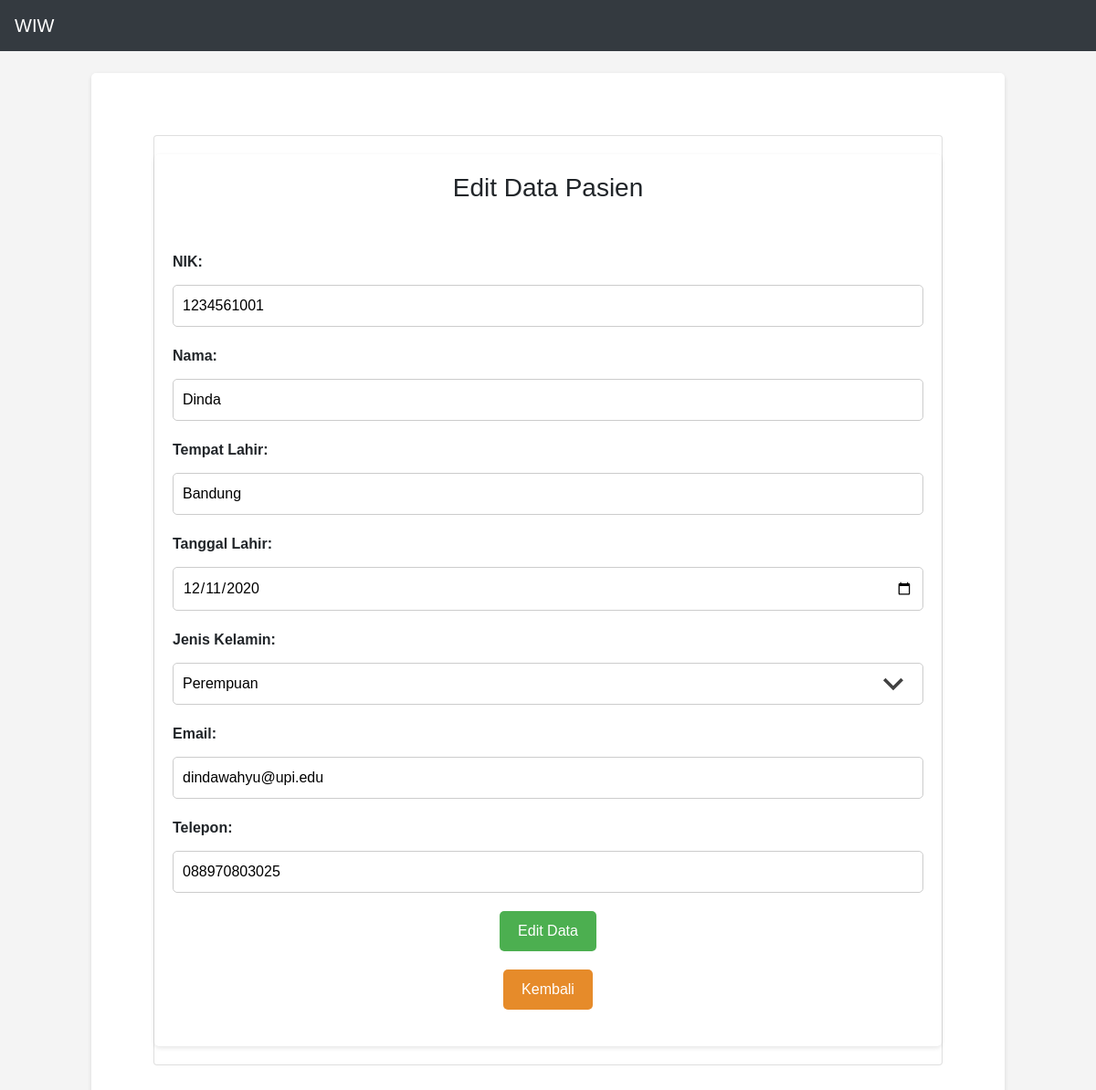
Screenshot of /source_code/editForm.php?id=1 with the database file from the repository.
### tables this page shows
CREATE TABLE `pasien` (
  `id` int(11) NOT NULL,
  `nik` varchar(100) NOT NULL,
  `nama` varchar(100) NOT NULL,
  `tempat` varchar(100) NOT NULL,
  `tl` varchar(100) NOT NULL,
  `gender` varchar(10) NOT NULL,
  `email` varchar(100) NOT NULL,
  `telp` varchar(100) NOT NULL
);

### source_code/editForm.php (called while the page is built)
<?php
include("model/Template.class.php");
include("model/DB.class.php");
include("view/EditPasien.php");
include("model/Pasien.class.php");
include("model/TabelPasien.class.php");
$tp = new EditPasien();
$data = $tp->edit($_GET['id']);

### source_code/presenter/ProsesPasien.php (called while the page is built, shortened)
<?php
class ProsesPasien implements KontrakPresenter
{
	private $tabelpasien;
	function __construct()
	{
		try {
			$db_host = "localhost";
			$db_user = "root";
			$db_password = "";
			$db_name = "mvp_php";
			$this->tabelpasien = new TabelPasien($db_host, $db_user, $db_password, $db_name);
		} catch (Exception $e) {
			echo "wiw error" . $e->getMessage();
		}
	}
	function getDataPasienById($id)
    {
        try {
            $this->tabelpasien->open();
            $this->tabelpasien->getPasienById($id);
			return $this->tabelpasien->getResult();
        } catch (Exception $e) {
            echo "Error: " . $e->getMessage();
        }
    }
}

### source_code/model/DB.class.php (called while the page is built, shortened)
<?php
class DB
{
    private $hostname;
    private $username;
    private $password;
    private $dbname;
    private $conn;
    private $result;
    function __construct($hostname, $username, $password, $dbname)
    {
        $this->hostname = $hostname;
        $this->username = $username;
        $this->password = $password;
        $this->dbname = $dbname;
    }
    function open()
    {
        $this->conn = mysqli_connect($this->hostname, $this->username, $this->password, $this->dbname);
    }
    function execute($query)
    {
        $this->result = mysqli_query($this->conn, $query);
    }
    function getResult()
    {
        return mysqli_fetch_array($this->result);
    }
}

### source_code/model/TabelPasien.class.php (called while the page is built, shortened)
<?php
 class TabelPasien extends DB
 {
	 function getPasienById($id)
	{
		$query = "SELECT * FROM pasien WHERE id = $id";
		return $this->execute($query);
	}
 }

### source_code/view/EditPasien.php (the view, shortened to what this page needs)
<?php
include("presenter/ProsesPasien.php");
class EditPasien implements KontrakData1
{
	private $prosespasien;
    function __construct()
    {
        $this->prosespasien = new ProsesPasien();
    }
	function edit($id)
	{
		$dataPasien = $this->prosespasien->getDataPasienById($id);
		$data = '<div class="container">
			<h3 style="text-align: center;">Edit Data Pasien</h3><br>
			<form action="index.php" method="POST">
				<div class="form-group">
					<input type="hidden" id="id" name="id" value="' . $dataPasien['id'] . '" required>
				</div>
				<div class="form-group">
					<label for="nik">NIK:</label>
					<input type="text" id="nik" name="nik" value="' . $dataPasien['nik'] . '" required>
				</div>
				<div class="form-group">
					<label for="nama">Nama:</label>
					<input type="text" id="nama" name="nama" value="' . $dataPasien['nama'] . '" required>
				</div>
				<div class="form-group">
					<label for="tempat">Tempat Lahir:</label>
					<input type="text" id="tempat" name="tempat" value="' . $dataPasien['tempat'] . '" required>
				</div>
				<div class="form-group">
					<label for="tl">Tanggal Lahir:</label>
					<input type="date" id="tl" name="tl" value="' . $dataPasien['tl'] . '" required>
				</div>
				<div class="form-group">
					<label for="gender">Jenis Kelamin:</label>
					<select id="gender" name="gender" required>
						<option value="" disabled>Pilih jenis kelamin</option>
						<option value="Laki-laki" ' . ($dataPasien['gender'] == 'Laki-laki' ? 'selected' : '') . '>Laki-laki</option>
						<option value="Perempuan" ' . ($dataPasien['gender'] == 'Perempuan' ? 'selected' : '') . '>Perempuan</option>
					</select>
				</div>
				<div class="form-group">
					<label for="email">Email:</label>
					<input type="email" id="email" name="email" value="' . $dataPasien['email'] . '" required>
				</div>
				<div class="form-group">
					<label for="telp">Telepon:</label>
					<input type="text" id="telp" name="telp" value="' . $dataPasien['telp'] . '" required>
				</div>
				<button type="submit" name="update">Edit Data</button>
				<button type="cancel">Kembali</button>
			</form>
		</div>';
	}
}

### source_code/model/Template.class.php (shortened to what this page needs)
<?php
class Template{
	var $content = '';
	function __construct($filename = ''){
		$this->content = implode('', @file($filename));
	}
	function clear(){
		$this->content = preg_replace("/DATA_[A-Z|_|0-9]+/", "", $this->content);
	}
	function write(){
		print $this->content;
	}
	function replace($old = '', $new = ''){
		if(is_int($new)){
			$value = sprintf("%d", $new);
		}elseif(is_float($new)){
			$value = sprintf("%f", $new);
		}elseif(is_array($new)){
			$value = '';
			foreach( $new as $item){
				$value .= $item. '';
			}
		}else{
			$value = $new;
		}
		$this->content = preg_replace("/$old/",  $value, $this->content);
	}
}

### rows the page displays
pasien: gender "WIW", nik "1234561001", nama "Dinda", tempat "Bandung", tl "12/11/2020", gender "Perempuan", email "dindawahyu@upi.edu", telp "088970803025"
